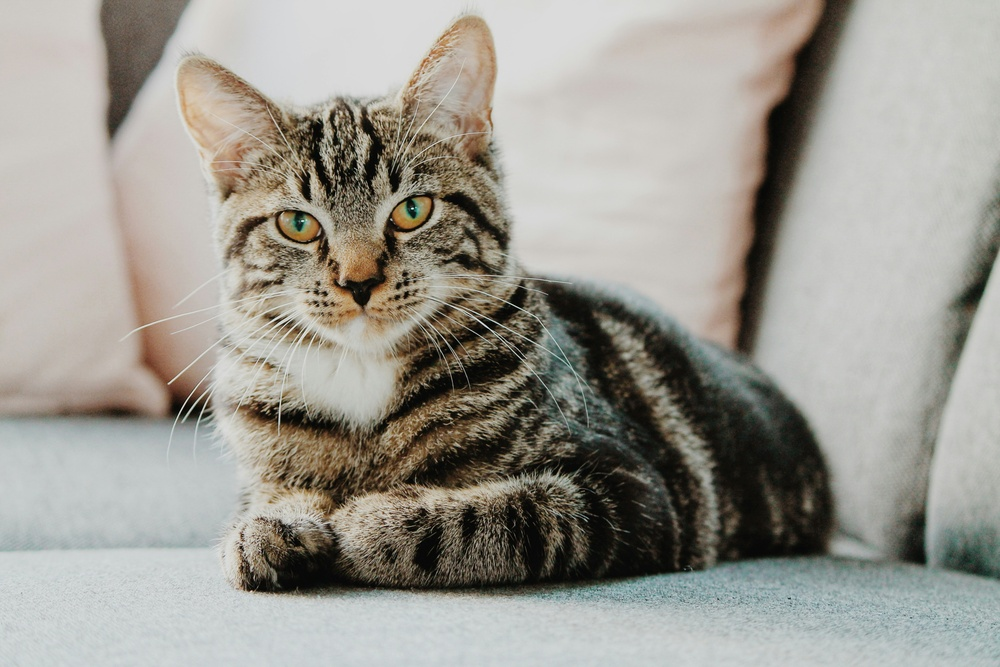
#> input picture html/rsc/src/400_OpenCV (OpenCV 파이썬)/ch_06_pixel/example.jpg, 1000 x 667 px, shrunk from 4272 x 2848 before the run
$ jupyter execute '0320_중앙 ROI 설정 예제.ipynb'
#> lines starting #> are read from the running program, lines starting #| are printed output that depends on the picture; after the words box and inside, x2 and y2 are one past the last pixel; in counts of white or black regions, pixels touching at a corner belong together
[cell 1]
import cv2
import matplotlib.pyplot as plt

# 이미지 읽기
all_img = cv2.imread( 'example.jpg' )
#> all_img is the input picture: shape (667, 1000, 3); mean B, G, R 146, 153.8, 156.3

print( "img.shape =", all_img.shape )
#| img.shape = (667, 1000, 3)
# 이미지의 높이와 넓이
height, width = all_img.shape[ : 2 ]
#> height = 667; width = 1000

print( "height =", height )
#| height = 667
print( "width =", width )
#| width = 1000

# 중앙 좌표 계산
center_x, center_y = width // 2, height // 2
#> center_x = 500; center_y = 333

print( "center_y =", center_y )
#| center_y = 333
print( "center_x =", center_x )
#| center_x = 500

# ROI 크기 결정 (예: 이미지 크기의 50%)
roi_width, roi_height = width // 2, height // 2
#> roi_width = 500; roi_height = 333

print( "roi_height =", roi_height )
#| roi_height = 333
print( "roi_width =", roi_width )
#| roi_width = 500

# ROI 시작 좌표 계산
x = center_x - roi_width // 2
#> x = 250
y = center_y - roi_height // 2
#> y = 167

print( "y =", y )
#| y = 167
print( "x =", x )
#| x = 250
print()

# ROI 설정
roi_img = all_img[ y : y + roi_height , x : x + roi_width ]
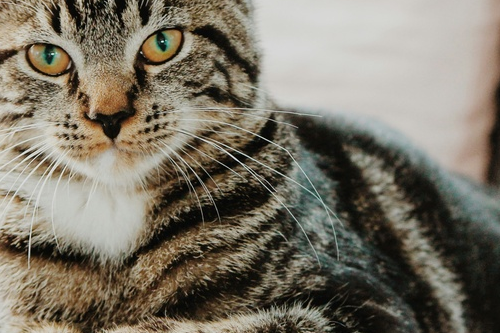
#> roi_img: shape (333, 500, 3); mean B, G, R 102.1, 116.1, 122.5

# 원본 이미지에서 ROI에 사각형 그리기 (시각화를 위해)
img_with_rect = all_img.copy()

cv2.rectangle(img_with_rect, (x, y), (x + roi_width, y + roi_height), (0, 0, 255), 16)  # 사각형
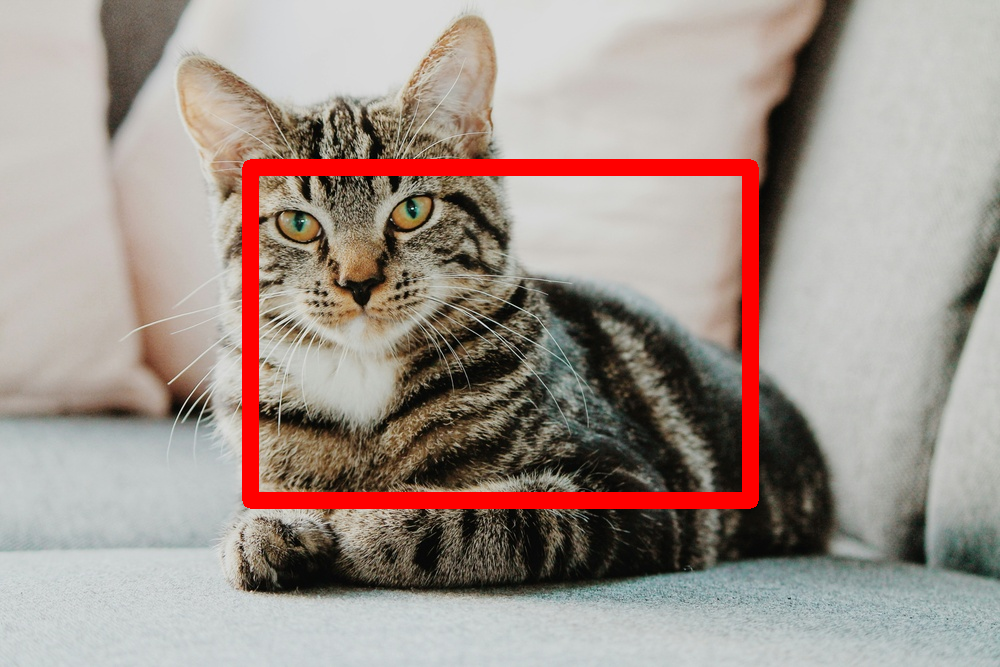
#> img_with_rect: shape (667, 1000, 3); 4.23% of pixels changed, all inside (x1, y1, x2, y2) = (242, 159, 759, 509)

# OpenCV 이미지 BGR을 RGB로 변환 (Matplotlib 호환을 위해)
img_rgb = cv2.cvtColor(img_with_rect, cv2.COLOR_BGR2RGB)
roi_img_rgb = cv2.cvtColor(roi_img, cv2.COLOR_BGR2RGB)

# 이미지들을 비교하여 출력
plt.figure(figsize=(10, 5))

# 1. 원본 이미지 출력 (관심 영역 표시 포함)
plt.subplot(1, 2, 1)
plt.title('Original Image with Center ROI')
plt.imshow(img_rgb)
plt.axis('off')

# 2. 관심 영역만 잘라서 출력
plt.subplot(1, 2, 2)
plt.title('Center Region of Interest (ROI)')
plt.imshow(roi_img_rgb)
plt.axis('off')

# 그래프 보여주기
plt.tight_layout()
plt.show()
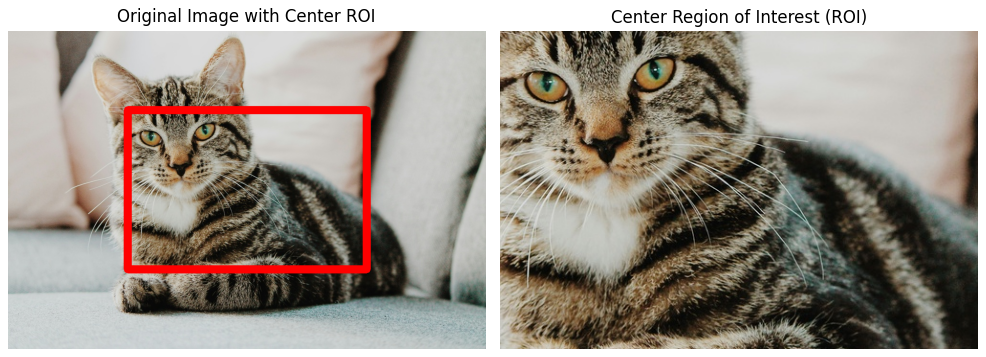
#> figure drawn by matplotlib, 2 panels
